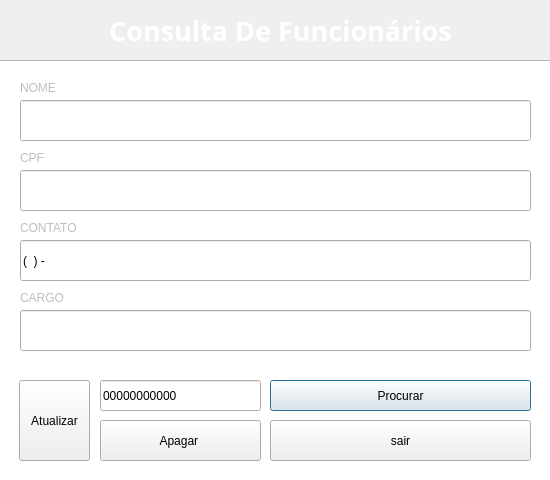
<?xml version="1.0" encoding="UTF-8"?>
<ui version="4.0">
 <class>Fconsulta</class>
 <widget class="QDialog" name="Fconsulta">
  <property name="geometry">
   <rect>
    <x>0</x>
    <y>0</y>
    <width>550</width>
    <height>480</height>
   </rect>
  </property>
  <property name="minimumSize">
   <size>
    <width>550</width>
    <height>480</height>
   </size>
  </property>
  <property name="maximumSize">
   <size>
    <width>550</width>
    <height>480</height>
   </size>
  </property>
  <property name="windowTitle">
   <string>Funcionários</string>
  </property>
  <widget class="QLabel" name="label_7">
   <property name="enabled">
    <bool>false</bool>
   </property>
   <property name="geometry">
    <rect>
     <x>20</x>
     <y>80</y>
     <width>61</width>
     <height>15</height>
    </rect>
   </property>
   <property name="frameShadow">
    <enum>QFrame::Plain</enum>
   </property>
   <property name="text">
    <string>NOME</string>
   </property>
   <property name="textFormat">
    <enum>Qt::PlainText</enum>
   </property>
  </widget>
  <widget class="QLineEdit" name="cpfee">
   <property name="geometry">
    <rect>
     <x>100</x>
     <y>380</y>
     <width>161</width>
     <height>31</height>
    </rect>
   </property>
   <property name="toolTip">
    <string>&lt;html&gt;&lt;head/&gt;&lt;body&gt;&lt;p&gt;Digite o Nome do jogo desejado&lt;/p&gt;&lt;/body&gt;&lt;/html&gt;</string>
   </property>
   <property name="whatsThis">
    <string>&lt;html&gt;&lt;head/&gt;&lt;body&gt;&lt;p&gt;Nome&lt;/p&gt;&lt;/body&gt;&lt;/html&gt;</string>
   </property>
   <property name="autoFillBackground">
    <bool>true</bool>
   </property>
   <property name="inputMask">
    <string>00000000000</string>
   </property>
   <property name="text">
    <string>00000000000</string>
   </property>
   <property name="maxLength">
    <number>11</number>
   </property>
  </widget>
  <widget class="QPushButton" name="procurar">
   <property name="geometry">
    <rect>
     <x>270</x>
     <y>380</y>
     <width>261</width>
     <height>31</height>
    </rect>
   </property>
   <property name="text">
    <string>Procurar</string>
   </property>
  </widget>
  <widget class="QLabel" name="label_8">
   <property name="enabled">
    <bool>false</bool>
   </property>
   <property name="geometry">
    <rect>
     <x>20</x>
     <y>150</y>
     <width>61</width>
     <height>15</height>
    </rect>
   </property>
   <property name="frameShadow">
    <enum>QFrame::Plain</enum>
   </property>
   <property name="text">
    <string>CPF</string>
   </property>
   <property name="textFormat">
    <enum>Qt::PlainText</enum>
   </property>
  </widget>
  <widget class="QLabel" name="label_9">
   <property name="enabled">
    <bool>false</bool>
   </property>
   <property name="geometry">
    <rect>
     <x>20</x>
     <y>220</y>
     <width>61</width>
     <height>15</height>
    </rect>
   </property>
   <property name="frameShadow">
    <enum>QFrame::Plain</enum>
   </property>
   <property name="text">
    <string>CONTATO</string>
   </property>
   <property name="textFormat">
    <enum>Qt::PlainText</enum>
   </property>
  </widget>
  <widget class="QLabel" name="label_10">
   <property name="enabled">
    <bool>false</bool>
   </property>
   <property name="geometry">
    <rect>
     <x>20</x>
     <y>290</y>
     <width>61</width>
     <height>15</height>
    </rect>
   </property>
   <property name="frameShadow">
    <enum>QFrame::Plain</enum>
   </property>
   <property name="text">
    <string>CARGO</string>
   </property>
   <property name="textFormat">
    <enum>Qt::PlainText</enum>
   </property>
  </widget>
  <widget class="QLineEdit" name="nome">
   <property name="geometry">
    <rect>
     <x>20</x>
     <y>100</y>
     <width>511</width>
     <height>41</height>
    </rect>
   </property>
   <property name="readOnly">
    <bool>true</bool>
   </property>
  </widget>
  <widget class="QLineEdit" name="cpfedit">
   <property name="geometry">
    <rect>
     <x>20</x>
     <y>170</y>
     <width>511</width>
     <height>41</height>
    </rect>
   </property>
   <property name="inputMask">
    <string notr="true"/>
   </property>
   <property name="text">
    <string/>
   </property>
   <property name="readOnly">
    <bool>true</bool>
   </property>
  </widget>
  <widget class="QLineEdit" name="contato">
   <property name="geometry">
    <rect>
     <x>20</x>
     <y>240</y>
     <width>511</width>
     <height>41</height>
    </rect>
   </property>
   <property name="inputMask">
    <string>(00) - 000000000</string>
   </property>
   <property name="readOnly">
    <bool>true</bool>
   </property>
  </widget>
  <widget class="QLineEdit" name="cargo">
   <property name="geometry">
    <rect>
     <x>20</x>
     <y>310</y>
     <width>511</width>
     <height>41</height>
    </rect>
   </property>
   <property name="readOnly">
    <bool>true</bool>
   </property>
  </widget>
  <widget class="QPushButton" name="sair">
   <property name="geometry">
    <rect>
     <x>270</x>
     <y>420</y>
     <width>261</width>
     <height>41</height>
    </rect>
   </property>
   <property name="text">
    <string>sair</string>
   </property>
  </widget>
  <widget class="QPushButton" name="pushButton">
   <property name="geometry">
    <rect>
     <x>100</x>
     <y>420</y>
     <width>161</width>
     <height>41</height>
    </rect>
   </property>
   <property name="text">
    <string>Apagar </string>
   </property>
  </widget>
  <widget class="QLabel" name="label_5">
   <property name="geometry">
    <rect>
     <x>0</x>
     <y>0</y>
     <width>561</width>
     <height>61</height>
    </rect>
   </property>
   <property name="font">
    <font>
     <family>Sans</family>
     <pointsize>35</pointsize>
     <weight>50</weight>
     <italic>false</italic>
     <bold>false</bold>
    </font>
   </property>
   <property name="styleSheet">
    <string notr="true">font: 35pt &quot;Sans&quot;;
border-image: url(:/imagens/WP4PH4N6.jpg);
border-color: qlineargradient(spread:pad, x1:0, y1:0, x2:0, y2:1, stop:0 rgba(255, 0, 0, 255), stop:0.339795 rgba(255, 0, 0, 255), stop:0.339799 rgba(255, 255, 255, 255), stop:0.662444 rgba(255, 255, 255, 255), stop:0.662469 rgba(0, 0, 255, 255), stop:1 rgba(0, 0, 255, 255));
border-image: url(:/imagens/blue-gradient-abstract-hd-wallpaper-1920x1200-44301.jpg);</string>
   </property>
   <property name="text">
    <string>&lt;html&gt;&lt;head/&gt;&lt;body&gt;&lt;p align=&quot;center&quot;&gt;&lt;span style=&quot; font-size:20pt; font-weight:600; color:#ffffff;&quot;&gt;Consulta De Funcionários&lt;/span&gt;&lt;/p&gt;&lt;/body&gt;&lt;/html&gt;</string>
   </property>
  </widget>
  <widget class="QTextEdit" name="textEdit">
   <property name="geometry">
    <rect>
     <x>-140</x>
     <y>60</y>
     <width>701</width>
     <height>431</height>
    </rect>
   </property>
   <property name="styleSheet">
    <string notr="true">border-image: url(:/imagens/ddd.jpg);</string>
   </property>
  </widget>
  <widget class="QPushButton" name="update">
   <property name="geometry">
    <rect>
     <x>19</x>
     <y>380</y>
     <width>71</width>
     <height>81</height>
    </rect>
   </property>
   <property name="text">
    <string>Atualizar</string>
   </property>
  </widget>
  <zorder>textEdit</zorder>
  <zorder>label_7</zorder>
  <zorder>cpfee</zorder>
  <zorder>procurar</zorder>
  <zorder>label_8</zorder>
  <zorder>label_9</zorder>
  <zorder>label_10</zorder>
  <zorder>nome</zorder>
  <zorder>cpfedit</zorder>
  <zorder>contato</zorder>
  <zorder>cargo</zorder>
  <zorder>sair</zorder>
  <zorder>pushButton</zorder>
  <zorder>label_5</zorder>
  <zorder>update</zorder>
 </widget>
 <resources/>
 <connections/>
</ui>
